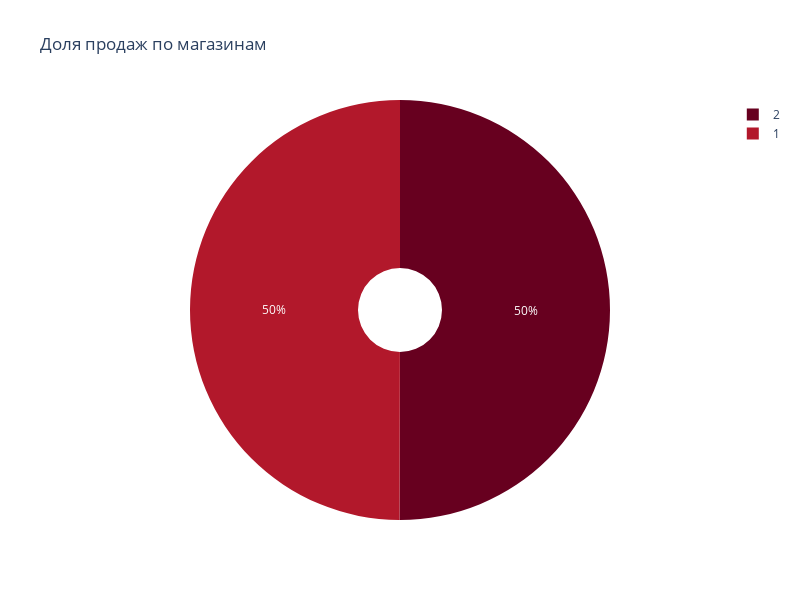

Notebook source saved alongside this figure:
### Code cell
import plotly.express as px
import pandas as pd

# SQL-запрос: сумма продаж по магазинам
query_5 = """
SELECT s.store_id, SUM(p.amount) AS total_sales
FROM payment p
JOIN rental r ON p.rental_id = r.rental_id
JOIN inventory i ON r.inventory_id = i.inventory_id
JOIN store s ON i.store_id = s.store_id
GROUP BY s.store_id
ORDER BY total_sales DESC;
"""

# Выполняем запрос
df_5 = pd.read_sql(query_5, engine)
df_5.to_csv("output/sales_by_store.csv", index=False)

# Создаём круговую диаграмму
fig = px.pie(
    df_5,
    values="total_sales",
    names="store_id",
    title="Доля продаж по магазинам",
    hole=0.2,  # Делаем пончик-диаграмму
    color_discrete_sequence=px.colors.sequential.RdBu,  # Красиво раскрашиваем
    width=800,
    height=600
)

# Сохранение и отображение
fig.write_html("output/sales_by_store_piechart.html")  # Сохранение в HTML
fig.show()

### Figure 1 — Plotly figure (JSON) as saved in the notebook; plotly's stock layout.template omitted (floating-point values rounded to 4 significant figures)
{"data": [{"domain": {"x": [0, 1], "y": [0, 1]}, "hole": 0.2, "hovertemplate": "store_id=%{label}<br>total_sales=%{value}<extra></extra>", "labels": [2, 1], "legendgroup": "", "name": "", "showlegend": true, "type": "pie", "values": [33730.0, 33680.0]}], "layout": {"height": 600, "legend": {"tracegroupgap": 0}, "piecolorway": ["rgb(103,0,31)", "rgb(178,24,43)", "rgb(214,96,77)", "rgb(244,165,130)", "rgb(253,219,199)", "rgb(247,247,247)", "rgb(209,229,240)", "rgb(146,197,222)", "rgb(67,147,195)", "rgb(33,102,172)", "rgb(5,48,97)"], "title": {"text": "Доля продаж по магазинам"}, "width": 800}}
